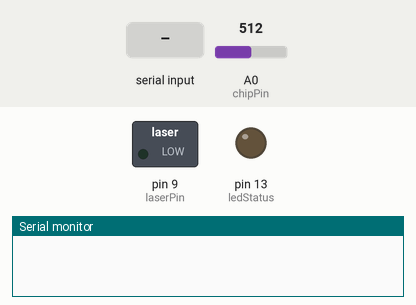
The sketch below on a simulated Arduino Uno, built with avr-gcc and run on an emulated ATmega328P. Parts: switched loads named in the sketch (green lamp = pin HIGH), output pins drawn as LEDs (lit = HIGH), the last lines printed to the serial monitor. The test bench sets the inputs (shaded band); at power-on: A0 (chipPin) = 512.

Above: at 1.2 s.
1.3 s: "90,45\n" received over Serial
At 1.9 s:
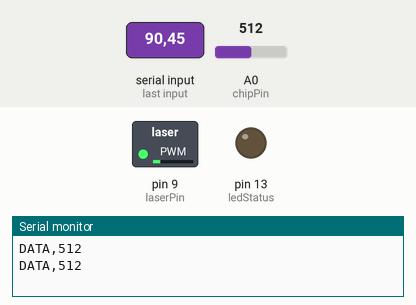
2.8 s: "30,150\n" received over Serial
At 4.0 s:
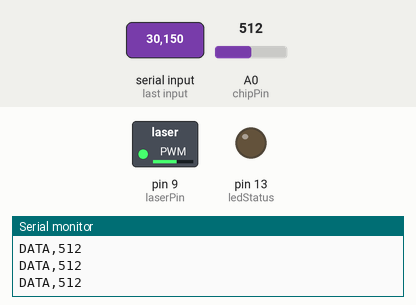
4.3 s: "5\n" received over Serial
At 4.6 s:
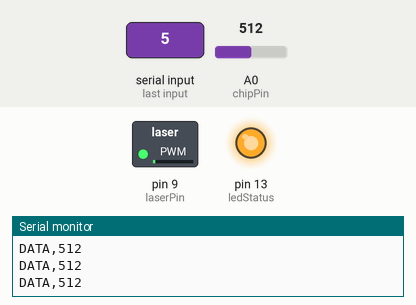
5.8 s: "90\n" received over Serial
At 6.9 s:
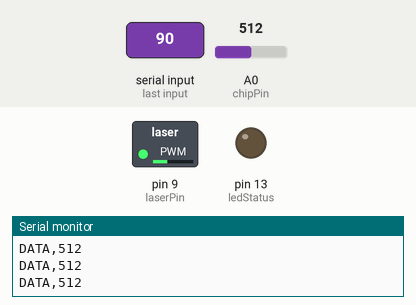
7.3 s: "200\n" received over Serial
At 8.1 s:
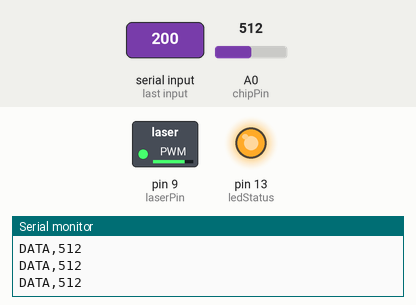
8.8 s: "30,150\n" received over Serial
At 10.0 s:
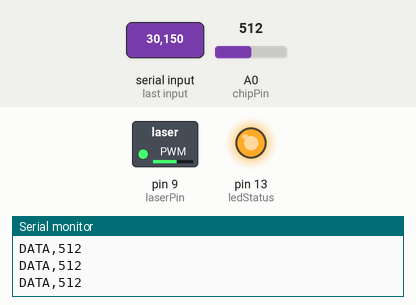
Timing chart, 0 to 11.3 s (numbered marks = the images above; inputs shaded):
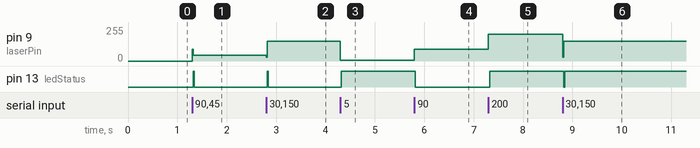

Measured:
- after the input at 1.3 s, pin 9 (laserPin): 0/255 → 45/255 at once; pin 13 (ledStatus): LOW → HIGH at once, → LOW 0.02 s later
- after the input at 2.8 s, pin 9 (laserPin): 45/255 → 150/255 at once; pin 13 (ledStatus): LOW → HIGH at once, → LOW 0.02 s later
- after the input at 4.3 s, pin 9 (laserPin): 150/255 → 5/255 at once; pin 13 (ledStatus): LOW → HIGH at once
- after the input at 5.8 s, pin 9 (laserPin): 5/255 → 90/255 at once; pin 13 (ledStatus): HIGH → LOW at once
- after the input at 7.3 s, pin 9 (laserPin): 90/255 → 200/255 at once; pin 13 (ledStatus): LOW → HIGH at once
- after the input at 8.8 s, pin 9 (laserPin): 200/255 → 150/255 at once; pin 13 (ledStatus): HIGH → LOW at once, → HIGH 0.02 s later

The sketch:

GENESIS_Driver.ino
```cpp
// GENESIS DRIVER V1.0 - OPTICAL BRIDGE
// Purpose: Interface between Python (Brain) and BCN Chip (Hardware)
// Protocols: Serial (115200bps)
// Input: Integer (0-255) -> Laser Intensity
// Output: "DATA,VAL" -> BCN Response

const int laserPin = 9;   // Laser PWM (Photons)
const int chipPin = A0;   // BCN Resistance (Electrons)
const int ledStatus = 13; // Built-in LED

void setup() {
  Serial.begin(115200);   // High-speed data link
  pinMode(laserPin, OUTPUT);
  pinMode(ledStatus, OUTPUT);
  analogWrite(laserPin, 0); // Start in standby
}

void loop() {
  if (Serial.available() > 0) {
    // 1. Receive Stimulus from Python
    int intensity = Serial.parseInt();

    // Clear newline/extra chars
    while (Serial.available() > 0) Serial.read();

    // 2. Inject Photons into BCN Lattice
    analogWrite(laserPin, intensity);

    // 3. Physical Settling Time (Allow Hysteresis/Memory Effect to manifest)
    delay(20);

    // 4. Capture Non-linear Reaction
    int reaction = analogRead(chipPin);

    // 5. Echo back for Reservoir Computing Analysis
    Serial.print("DATA,");
    Serial.println(reaction);

    // 6. Visual Sync
    digitalWrite(ledStatus, !digitalRead(ledStatus));
  }
}
```
